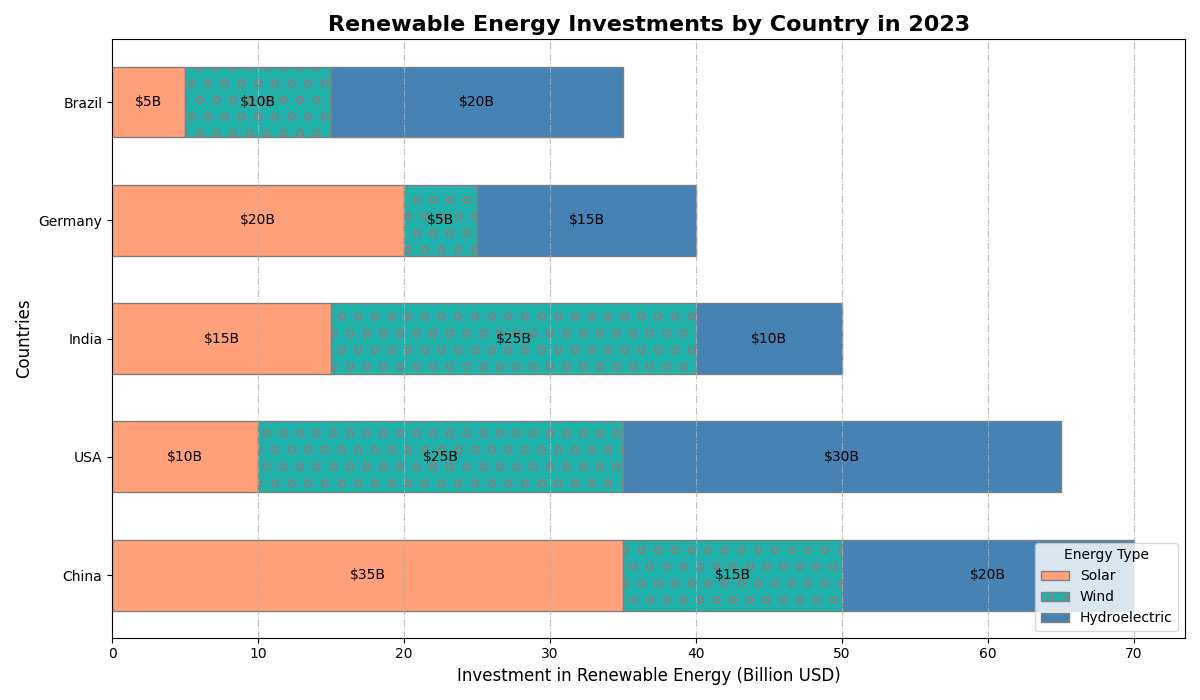

Reproduce this figure in Python.
import matplotlib.pyplot as plt
import numpy as np

countries = ['USA', 'China', 'Germany', 'India', 'Brazil']
investments = np.array([
    [10, 25, 30],
    [35, 15, 20],
    [20, 5, 15],
    [15, 25, 10],
    [5, 10, 20]
])

total_investments = investments.sum(axis=1)
sorted_indices = np.argsort(-total_investments)
countries = np.array(countries)[sorted_indices]
investments = investments[sorted_indices]
cumulative_investments = investments.cumsum(axis=1)

fig, ax = plt.subplots(figsize=(12, 7))

energy_types = ['Solar', 'Wind', 'Hydroelectric']
styles = [('s', (0, (5, 1))), ('o', 'dotted'), ('v', (0, (3, 3, 1, 3)))]
colors = ['#FFA07A', '#20B2AA', '#4682B4']

for i, (marker, linestyle) in enumerate(styles):
    ax.barh(countries, investments[:, i], 
            left=(cumulative_investments[:, i] - investments[:, i]), 
            color=colors[i], edgecolor='grey', label=energy_types[i], 
            height=0.6, hatch=marker)

ax.set_title('Renewable Energy Investments by Country in 2023', fontsize=16, fontweight='bold')
ax.set_xlabel('Investment in Renewable Energy (Billion USD)', fontsize=12)
ax.set_ylabel('Countries', fontsize=12)
ax.legend(title='Energy Type', loc='lower right')
ax.xaxis.grid(True, linestyle='-.', alpha=0.8)

for i, country in enumerate(countries):
    for j in range(len(energy_types)):
        ax.text(cumulative_investments[i, j] - investments[i, j] / 2, i, 
                f"${investments[i, j]}B", color='black', ha='center', va='center', fontsize=10)

plt.tight_layout()
plt.show()
